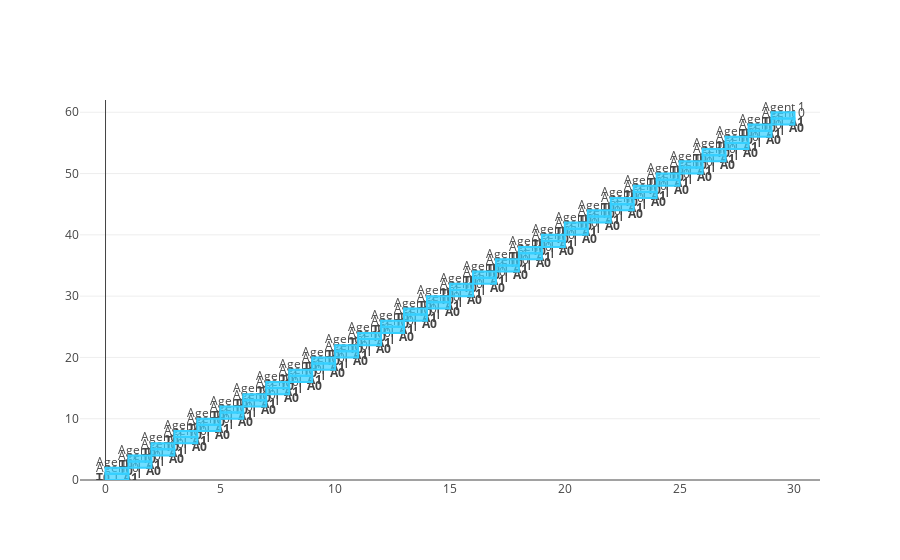

Source (notebook cell):
### Code cell
my_workplace.print_current_state()

### Figure 1 — Plotly figure (JSON) as saved in the notebook; plotly's stock layout.template omitted (floating-point values rounded to 4 significant figures)
{"data": [{"mode": "text", "text": ["Agent 0<br><b>T0 | A0</b>", "Agent 1<br><b>T0 | A1</b>", "Agent 0<br><b>T0 | A0</b>", "Agent 1<br><b>T0 | A1</b>", "Agent 0<br><b>T0 | A0</b>", "Agent 1<br><b>T0 | A1</b>", "Agent 0<br><b>T0 | A0</b>", "Agent 1<br><b>T0 | A1</b>", "Agent 0<br><b>T0 | A0</b>", "Agent 1<br><b>T0 | A1</b>", "Agent 0<br><b>T0 | A0</b>", "Agent 1<br><b>T0 | A1</b>", "Agent 0<br><b>T0 | A0</b>", "Agent 1<br><b>T0 | A1</b>", "Agent 0<br><b>T0 | A0</b>", "Agent 1<br><b>T0 | A1</b>", "Agent 0<br><b>T0 | A0</b>", "Agent 1<br><b>T0 | A1</b>", "Agent 0<br><b>T0 | A0</b>", "Agent 1<br><b>T0 | A1</b>", "Agent 0<br><b>T0 | A0</b>", "Agent 1<br><b>T0 | A1</b>", "Agent 0<br><b>T0 | A0</b>", "Agent 1<br><b>T0 | A1</b>", "Agent 0<br><b>T0 | A0</b>", "Agent 1<br><b>T0 | A1</b>", "Agent 0<br><b>T0 | A0</b>", "Agent 1<br><b>T0 | A1</b>", "Agent 0<br><b>T0 | A0</b>", "Agent 1<br><b>T0 | A1</b>", "Agent 0<br><b>T0 | A0</b>", "Agent 1<br><b>T0 | A1</b>", "Agent 0<br><b>T0 | A0</b>", "Agent 1<br><b>T0 | A1</b>", "Agent 0<br><b>T0 | A0</b>", "Agent 1<br><b>T0 | A1</b>", "Agent 0<br><b>T0 | A0</b>", "Agent 1<br><b>T0 | A1</b>", "Agent 0<br><b>T0 | A0</b>", "Agent 1<br><b>T0 | A1</b>", "Agent 0<br><b>T0 | A0</b>", "Agent 1<br><b>T0 | A1</b>", "Agent 0<br><b>T0 | A0</b>", "Agent 1<br><b>T0 | A1</b>", "Agent 0<br><b>T0 | A0</b>", "Agent 1<br><b>T0 | A1</b>", "Agent 0<br><b>T0 | A0</b>", "Agent 1<br><b>T0 | A1</b>", "Agent 0<br><b>T0 | A0</b>", "Agent 1<br><b>T0 | A1</b>", "Agent 0<br><b>T0 | A0</b>", "Agent 1<br><b>T0 | A1</b>", "Agent 0<br><b>T0 | A0</b>", "Agent 1<br><b>T0 | A1</b>", "Agent 0<br><b>T0 | A0</b>", "Agent 1<br><b>T0 | A1</b>", "Agent 0<br><b>T0 | A0</b>", "Agent 1<br><b>T0 | A1</b>", "Agent 0<br><b>T0 | A0</b>", "Agent 1<br><b>T0 | A1</b>"], "type": "scatter", "uid": "f906442b-29bb-4115-b529-562f9892c89a", "x": [0.5, 0.5, 1.5, 1.5, 2.5, 2.5, 3.5, 3.5, 4.5, 4.5, 5.5, 5.5, 6.5, 6.5, 7.5, 7.5, 8.5, 8.5, 9.5, 9.5, 10.5, 10.5, 11.5, 11.5, 12.5, 12.5, 13.5, 13.5, 14.5, 14.5, 15.5, 15.5, 16.5, 16.5, 17.5, 17.5, 18.5, 18.5, 19.5, 19.5, 20.5, 20.5, 21.5, 21.5, 22.5, 22.5, 23.5, 23.5, 24.5, 24.5, 25.5, 25.5, 26.5, 26.5, 27.5, 27.5, 28.5, 28.5, 29.5, 29.5], "y": [0.5, 1.5, 2.5, 3.5, 4.5, 5.5, 6.5, 7.5, 8.5, 9.5, 10.5, 11.5, 12.5, 13.5, 14.5, 15.5, 16.5, 17.5, 18.5, 19.5, 20.5, 21.5, 22.5, 23.5, 24.5, 25.5, 26.5, 27.5, 28.5, 29.5, 30.5, 31.5, 32.5, 33.5, 34.5, 35.5, 36.5, 37.5, 38.5, 39.5, 40.5, 41.5, 42.5, 43.5, 44.5, 45.5, 46.5, 47.5, 48.5, 49.5, 50.5, 51.5, 52.5, 53.5, 54.5, 55.5, 56.5, 57.5, 58.5, 59.5]}], "layout": {"shapes": [{"fillcolor": "rgba(53, 208, 255, 0.7)", "line": {"color": "rgba(53, 208, 255, 1)", "width": 2}, "type": "rect", "x0": 0, "x1": 1, "y0": 0, "y1": 1}, {"fillcolor": "rgba(53, 208, 255, 0.7)", "line": {"color": "rgba(53, 208, 255, 1)", "width": 2}, "type": "rect", "x0": 0, "x1": 1, "y0": 1, "y1": 2}, {"fillcolor": "rgba(53, 208, 255, 0.7)", "line": {"color": "rgba(53, 208, 255, 1)", "width": 2}, "type": "rect", "x0": 1, "x1": 2, "y0": 2, "y1": 3}, {"fillcolor": "rgba(53, 208, 255, 0.7)", "line": {"color": "rgba(53, 208, 255, 1)", "width": 2}, "type": "rect", "x0": 1, "x1": 2, "y0": 3, "y1": 4}, {"fillcolor": "rgba(53, 208, 255, 0.7)", "line": {"color": "rgba(53, 208, 255, 1)", "width": 2}, "type": "rect", "x0": 2, "x1": 3, "y0": 4, "y1": 5}, {"fillcolor": "rgba(53, 208, 255, 0.7)", "line": {"color": "rgba(53, 208, 255, 1)", "width": 2}, "type": "rect", "x0": 2, "x1": 3, "y0": 5, "y1": 6}, {"fillcolor": "rgba(53, 208, 255, 0.7)", "line": {"color": "rgba(53, 208, 255, 1)", "width": 2}, "type": "rect", "x0": 3, "x1": 4, "y0": 6, "y1": 7}, {"fillcolor": "rgba(53, 208, 255, 0.7)", "line": {"color": "rgba(53, 208, 255, 1)", "width": 2}, "type": "rect", "x0": 3, "x1": 4, "y0": 7, "y1": 8}, {"fillcolor": "rgba(53, 208, 255, 0.7)", "line": {"color": "rgba(53, 208, 255, 1)", "width": 2}, "type": "rect", "x0": 4, "x1": 5, "y0": 8, "y1": 9}, {"fillcolor": "rgba(53, 208, 255, 0.7)", "line": {"color": "rgba(53, 208, 255, 1)", "width": 2}, "type": "rect", "x0": 4, "x1": 5, "y0": 9, "y1": 10}, {"fillcolor": "rgba(53, 208, 255, 0.7)", "line": {"color": "rgba(53, 208, 255, 1)", "width": 2}, "type": "rect", "x0": 5, "x1": 6, "y0": 10, "y1": 11}, {"fillcolor": "rgba(53, 208, 255, 0.7)", "line": {"color": "rgba(53, 208, 255, 1)", "width": 2}, "type": "rect", "x0": 5, "x1": 6, "y0": 11, "y1": 12}, {"fillcolor": "rgba(53, 208, 255, 0.7)", "line": {"color": "rgba(53, 208, 255, 1)", "width": 2}, "type": "rect", "x0": 6, "x1": 7, "y0": 12, "y1": 13}, {"fillcolor": "rgba(53, 208, 255, 0.7)", "line": {"color": "rgba(53, 208, 255, 1)", "width": 2}, "type": "rect", "x0": 6, "x1": 7, "y0": 13, "y1": 14}, {"fillcolor": "rgba(53, 208, 255, 0.7)", "line": {"color": "rgba(53, 208, 255, 1)", "width": 2}, "type": "rect", "x0": 7, "x1": 8, "y0": 14, "y1": 15}, {"fillcolor": "rgba(53, 208, 255, 0.7)", "line": {"color": "rgba(53, 208, 255, 1)", "width": 2}, "type": "rect", "x0": 7, "x1": 8, "y0": 15, "y1": 16}, {"fillcolor": "rgba(53, 208, 255, 0.7)", "line": {"color": "rgba(53, 208, 255, 1)", "width": 2}, "type": "rect", "x0": 8, "x1": 9, "y0": 16, "y1": 17}, {"fillcolor": "rgba(53, 208, 255, 0.7)", "line": {"color": "rgba(53, 208, 255, 1)", "width": 2}, "type": "rect", "x0": 8, "x1": 9, "y0": 17, "y1": 18}, {"fillcolor": "rgba(53, 208, 255, 0.7)", "line": {"color": "rgba(53, 208, 255, 1)", "width": 2}, "type": "rect", "x0": 9, "x1": 10, "y0": 18, "y1": 19}, {"fillcolor": "rgba(53, 208, 255, 0.7)", "line": {"color": "rgba(53, 208, 255, 1)", "width": 2}, "type": "rect", "x0": 9, "x1": 10, "y0": 19, "y1": 20}, {"fillcolor": "rgba(53, 208, 255, 0.7)", "line": {"color": "rgba(53, 208, 255, 1)", "width": 2}, "type": "rect", "x0": 10, "x1": 11, "y0": 20, "y1": 21}, {"fillcolor": "rgba(53, 208, 255, 0.7)", "line": {"color": "rgba(53, 208, 255, 1)", "width": 2}, "type": "rect", "x0": 10, "x1": 11, "y0": 21, "y1": 22}, {"fillcolor": "rgba(53, 208, 255, 0.7)", "line": {"color": "rgba(53, 208, 255, 1)", "width": 2}, "type": "rect", "x0": 11, "x1": 12, "y0": 22, "y1": 23}, {"fillcolor": "rgba(53, 208, 255, 0.7)", "line": {"color": "rgba(53, 208, 255, 1)", "width": 2}, "type": "rect", "x0": 11, "x1": 12, "y0": 23, "y1": 24}, {"fillcolor": "rgba(53, 208, 255, 0.7)", "line": {"color": "rgba(53, 208, 255, 1)", "width": 2}, "type": "rect", "x0": 12, "x1": 13, "y0": 24, "y1": 25}, {"fillcolor": "rgba(53, 208, 255, 0.7)", "line": {"color": "rgba(53, 208, 255, 1)", "width": 2}, "type": "rect", "x0": 12, "x1": 13, "y0": 25, "y1": 26}, {"fillcolor": "rgba(53, 208, 255, 0.7)", "line": {"color": "rgba(53, 208, 255, 1)", "width": 2}, "type": "rect", "x0": 13, "x1": 14, "y0": 26, "y1": 27}, {"fillcolor": "rgba(53, 208, 255, 0.7)", "line": {"color": "rgba(53, 208, 255, 1)", "width": 2}, "type": "rect", "x0": 13, "x1": 14, "y0": 27, "y1": 28}, {"fillcolor": "rgba(53, 208, 255, 0.7)", "line": {"color": "rgba(53, 208, 255, 1)", "width": 2}, "type": "rect", "x0": 14, "x1": 15, "y0": 28, "y1": 29}, {"fillcolor": "rgba(53, 208, 255, 0.7)", "line": {"color": "rgba(53, 208, 255, 1)", "width": 2}, "type": "rect", "x0": 14, "x1": 15, "y0": 29, "y1": 30}, {"fillcolor": "rgba(53, 208, 255, 0.7)", "line": {"color": "rgba(53, 208, 255, 1)", "width": 2}, "type": "rect", "x0": 15, "x1": 16, "y0": 30, "y1": 31}, {"fillcolor": "rgba(53, 208, 255, 0.7)", "line": {"color": "rgba(53, 208, 255, 1)", "width": 2}, "type": "rect", "x0": 15, "x1": 16, "y0": 31, "y1": 32}, {"fillcolor": "rgba(53, 208, 255, 0.7)", "line": {"color": "rgba(53, 208, 255, 1)", "width": 2}, "type": "rect", "x0": 16, "x1": 17, "y0": 32, "y1": 33}, {"fillcolor": "rgba(53, 208, 255, 0.7)", "line": {"color": "rgba(53, 208, 255, 1)", "width": 2}, "type": "rect", "x0": 16, "x1": 17, "y0": 33, "y1": 34}, {"fillcolor": "rgba(53, 208, 255, 0.7)", "line": {"color": "rgba(53, 208, 255, 1)", "width": 2}, "type": "rect", "x0": 17, "x1": 18, "y0": 34, "y1": 35}, {"fillcolor": "rgba(53, 208, 255, 0.7)", "line": {"color": "rgba(53, 208, 255, 1)", "width": 2}, "type": "rect", "x0": 17, "x1": 18, "y0": 35, "y1": 36}, {"fillcolor": "rgba(53, 208, 255, 0.7)", "line": {"color": "rgba(53, 208, 255, 1)", "width": 2}, "type": "rect", "x0": 18, "x1": 19, "y0": 36, "y1": 37}, {"fillcolor": "rgba(53, 208, 255, 0.7)", "line": {"color": "rgba(53, 208, 255, 1)", "width": 2}, "type": "rect", "x0": 18, "x1": 19, "y0": 37, "y1": 38}, {"fillcolor": "rgba(53, 208, 255, 0.7)", "line": {"color": "rgba(53, 208, 255, 1)", "width": 2}, "type": "rect", "x0": 19, "x1": 20, "y0": 38, "y1": 39}, {"fillcolor": "rgba(53, 208, 255, 0.7)", "line": {"color": "rgba(53, 208, 255, 1)", "width": 2}, "type": "rect", "x0": 19, "x1": 20, "y0": 39, "y1": 40}, {"fillcolor": "rgba(53, 208, 255, 0.7)", "line": {"color": "rgba(53, 208, 255, 1)", "width": 2}, "type": "rect", "x0": 20, "x1": 21, "y0": 40, "y1": 41}, {"fillcolor": "rgba(53, 208, 255, 0.7)", "line": {"color": "rgba(53, 208, 255, 1)", "width": 2}, "type": "rect", "x0": 20, "x1": 21, "y0": 41, "y1": 42}, {"fillcolor": "rgba(53, 208, 255, 0.7)", "line": {"color": "rgba(53, 208, 255, 1)", "width": 2}, "type": "rect", "x0": 21, "x1": 22, "y0": 42, "y1": 43}, {"fillcolor": "rgba(53, 208, 255, 0.7)", "line": {"color": "rgba(53, 208, 255, 1)", "width": 2}, "type": "rect", "x0": 21, "x1": 22, "y0": 43, "y1": 44}, {"fillcolor": "rgba(53, 208, 255, 0.7)", "line": {"color": "rgba(53, 208, 255, 1)", "width": 2}, "type": "rect", "x0": 22, "x1": 23, "y0": 44, "y1": 45}, {"fillcolor": "rgba(53, 208, 255, 0.7)", "line": {"color": "rgba(53, 208, 255, 1)", "width": 2}, "type": "rect", "x0": 22, "x1": 23, "y0": 45, "y1": 46}, {"fillcolor": "rgba(53, 208, 255, 0.7)", "line": {"color": "rgba(53, 208, 255, 1)", "width": 2}, "type": "rect", "x0": 23, "x1": 24, "y0": 46, "y1": 47}, {"fillcolor": "rgba(53, 208, 255, 0.7)", "line": {"color": "rgba(53, 208, 255, 1)", "width": 2}, "type": "rect", "x0": 23, "x1": 24, "y0": 47, "y1": 48}, {"fillcolor": "rgba(53, 208, 255, 0.7)", "line": {"color": "rgba(53, 208, 255, 1)", "width": 2}, "type": "rect", "x0": 24, "x1": 25, "y0": 48, "y1": 49}, {"fillcolor": "rgba(53, 208, 255, 0.7)", "line": {"color": "rgba(53, 208, 255, 1)", "width": 2}, "type": "rect", "x0": 24, "x1": 25, "y0": 49, "y1": 50}, {"fillcolor": "rgba(53, 208, 255, 0.7)", "line": {"color": "rgba(53, 208, 255, 1)", "width": 2}, "type": "rect", "x0": 25, "x1": 26, "y0": 50, "y1": 51}, {"fillcolor": "rgba(53, 208, 255, 0.7)", "line": {"color": "rgba(53, 208, 255, 1)", "width": 2}, "type": "rect", "x0": 25, "x1": 26, "y0": 51, "y1": 52}, {"fillcolor": "rgba(53, 208, 255, 0.7)", "line": {"color": "rgba(53, 208, 255, 1)", "width": 2}, "type": "rect", "x0": 26, "x1": 27, "y0": 52, "y1": 53}, {"fillcolor": "rgba(53, 208, 255, 0.7)", "line": {"color": "rgba(53, 208, 255, 1)", "width": 2}, "type": "rect", "x0": 26, "x1": 27, "y0": 53, "y1": 54}, {"fillcolor": "rgba(53, 208, 255, 0.7)", "line": {"color": "rgba(53, 208, 255, 1)", "width": 2}, "type": "rect", "x0": 27, "x1": 28, "y0": 54, "y1": 55}, {"fillcolor": "rgba(53, 208, 255, 0.7)", "line": {"color": "rgba(53, 208, 255, 1)", "width": 2}, "type": "rect", "x0": 27, "x1": 28, "y0": 55, "y1": 56}, {"fillcolor": "rgba(53, 208, 255, 0.7)", "line": {"color": "rgba(53, 208, 255, 1)", "width": 2}, "type": "rect", "x0": 28, "x1": 29, "y0": 56, "y1": 57}, {"fillcolor": "rgba(53, 208, 255, 0.7)", "line": {"color": "rgba(53, 208, 255, 1)", "width": 2}, "type": "rect", "x0": 28, "x1": 29, "y0": 57, "y1": 58}, {"fillcolor": "rgba(53, 208, 255, 0.7)", "line": {"color": "rgba(53, 208, 255, 1)", "width": 2}, "type": "rect", "x0": 29, "x1": 30, "y0": 58, "y1": 59}, {"fillcolor": "rgba(53, 208, 255, 0.7)", "line": {"color": "rgba(53, 208, 255, 1)", "width": 2}, "type": "rect", "x0": 29, "x1": 30, "y0": 59, "y1": 60}], "xaxis": {"autorange": true, "showgrid": false}, "yaxis": {"range": [0, 62]}}}
